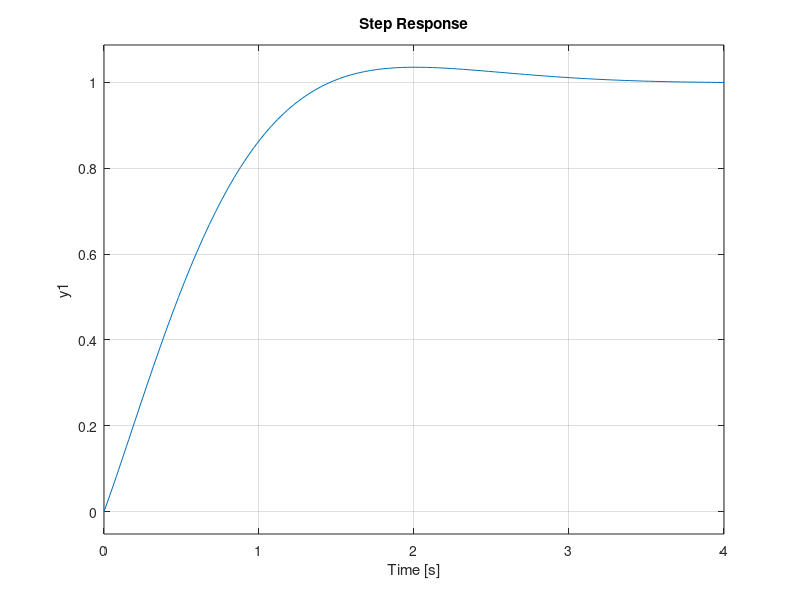
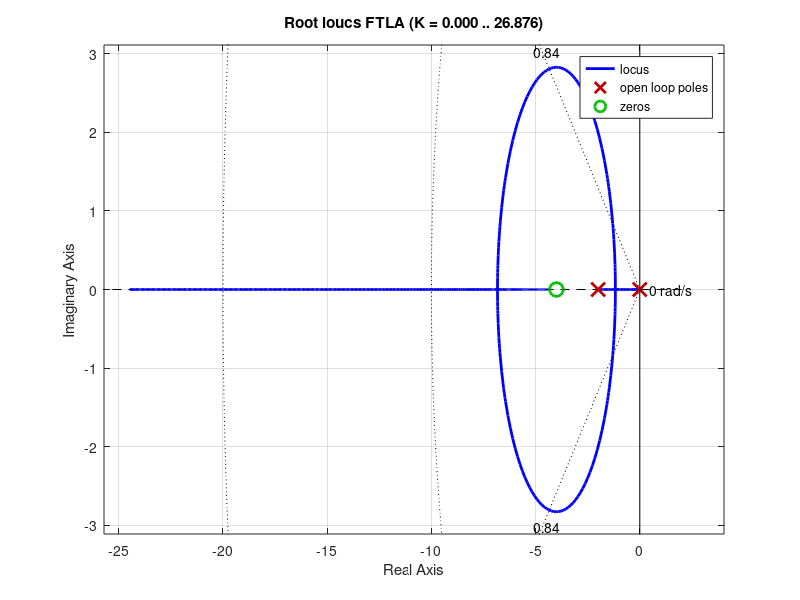
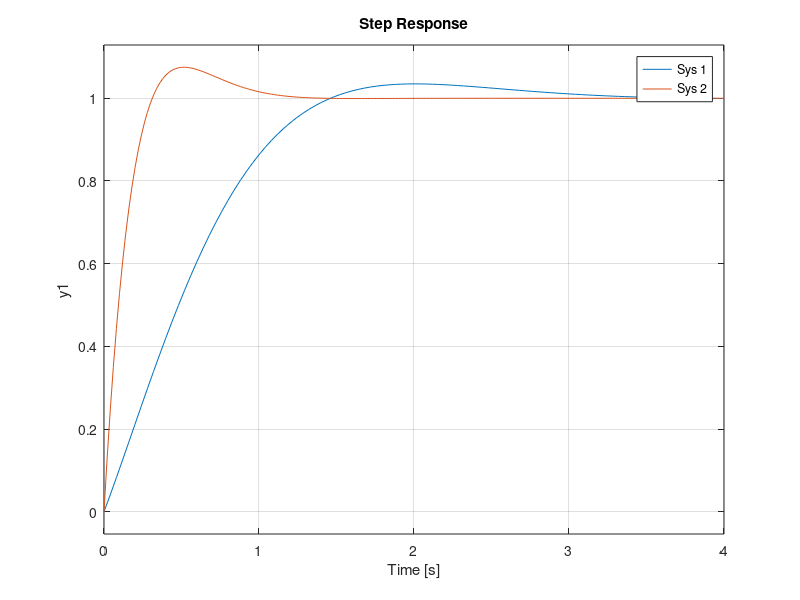

The MATLAB script that drew these images, in order:
% ==========================================================================
clear all; close all; clc;

% Carga de paquete utilizado
pkg load control
% pkg load symbolic

% variables
s   = tf('s');
% realimentacion unitaria
H   = 1
G   = zpk([-4], [0 -2], [1])

FTLA    = G*H

disp('')
disp('=======================================================================')
disp('CARACTERIZACION DE LA PLANTA')
disp('=======================================================================')
step(feedback(G,H))

psita   = .84

disp('')
disp('=======================================================================')
disp('CONTROLADOR P (Mejorar Transitorio Y Eliminar ess_p)')
disp('=======================================================================')

figure
rlocus(FTLA)
sgrid(psita, [10:10:30])

disp('')
disp('Por Condicion De Modulo: | 1/k | == | (G*H)p |')
disp('=======================================================================')
% Transfer function 'G' from input 'u1' to output ...
%         s + 4
%  y1:  ---------
%       s^2 + 2 s
sp      = -4.35 + 2.81j
FTLAp   = (sp + 4)/(sp^2 + 2*sp)
k       = 1/(abs(FTLAp))

disp('')
disp('Ajuste De Ganancia')
disp('=======================================================================')
k       = 6.7

figure
step(feedback(G,H), feedback(k*G,H))

disp('')
disp('======================================================================')
disp('SUCCESS')
